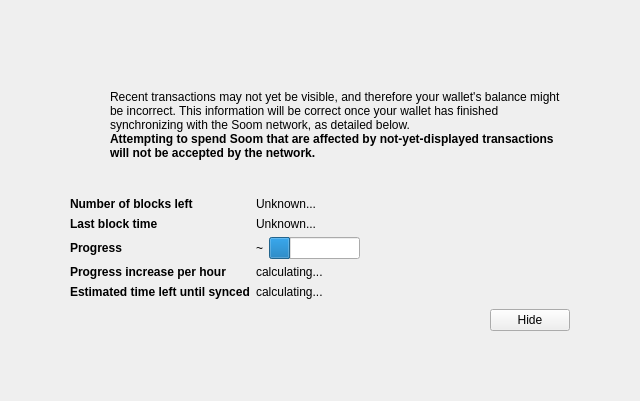
<?xml version="1.0" encoding="UTF-8"?>
<ui version="4.0">
 <class>ModalOverlay</class>
 <widget class="ModalOverlay" name="ModalOverlay">
  <property name="geometry">
   <rect>
    <x>0</x>
    <y>0</y>
    <width>640</width>
    <height>401</height>
   </rect>
  </property>
  <property name="windowTitle">
   <string>Form</string>
  </property>
  <layout class="QVBoxLayout" name="verticalLayout" stretch="0">
   <property name="sizeConstraint">
    <enum>QLayout::SetDefaultConstraint</enum>
   </property>
   <property name="leftMargin">
    <number>0</number>
   </property>
   <property name="topMargin">
    <number>0</number>
   </property>
   <property name="rightMargin">
    <number>0</number>
   </property>
   <property name="bottomMargin">
    <number>0</number>
   </property>
   <item>
    <widget class="QWidget" name="bgWidget" native="true">
     <property name="styleSheet">
      <string notr="true"/>
     </property>
     <layout class="QVBoxLayout" name="verticalLayoutMain" stretch="0">
      <property name="leftMargin">
       <number>60</number>
      </property>
      <property name="topMargin">
       <number>60</number>
      </property>
      <property name="rightMargin">
       <number>60</number>
      </property>
      <property name="bottomMargin">
       <number>60</number>
      </property>
      <item>
       <widget class="QWidget" name="contentWidget" native="true">
        <property name="styleSheet">
         <string notr="true"/>
        </property>
        <layout class="QVBoxLayout" name="verticalLayoutSub" stretch="1,0,0,0,0">
         <property name="spacing">
          <number>0</number>
         </property>
         <property name="leftMargin">
          <number>10</number>
         </property>
         <property name="topMargin">
          <number>10</number>
         </property>
         <property name="rightMargin">
          <number>10</number>
         </property>
         <property name="bottomMargin">
          <number>10</number>
         </property>
         <item>
          <layout class="QHBoxLayout" name="horizontalLayoutIconText" stretch="0,1">
           <property name="topMargin">
            <number>20</number>
           </property>
           <item>
            <layout class="QVBoxLayout" name="verticalLayoutIcon">
             <property name="leftMargin">
              <number>0</number>
             </property>
             <item>
              <widget class="QPushButton" name="warningIcon">
               <property name="enabled">
                <bool>false</bool>
               </property>
               <property name="text">
                <string/>
               </property>
               <property name="icon">
                <iconset>
                 <normaloff>:/icons/warning</normaloff>
                 <disabledoff>:/icons/warning</disabledoff>:/icons/warning</iconset>
               </property>
               <property name="iconSize">
                <size>
                 <width>48</width>
                 <height>48</height>
                </size>
               </property>
               <property name="flat">
                <bool>true</bool>
               </property>
              </widget>
             </item>
             <item>
              <spacer name="verticalSpacerWarningIcon">
               <property name="orientation">
                <enum>Qt::Vertical</enum>
               </property>
               <property name="sizeHint" stdset="0">
                <size>
                 <width>20</width>
                 <height>40</height>
                </size>
               </property>
              </spacer>
             </item>
            </layout>
           </item>
           <item>
            <layout class="QVBoxLayout" name="verticalLayoutInfoText">
             <property name="leftMargin">
              <number>0</number>
             </property>
             <property name="topMargin">
              <number>0</number>
             </property>
             <item>
              <widget class="QLabel" name="infoText">
               <property name="text">
                <string>Recent transactions may not yet be visible, and therefore your wallet's balance might be incorrect. This information will be correct once your wallet has finished synchronizing with the Soom network, as detailed below.</string>
               </property>
               <property name="textFormat">
                <enum>Qt::RichText</enum>
               </property>
               <property name="wordWrap">
                <bool>true</bool>
               </property>
              </widget>
             </item>
             <item>
              <widget class="QLabel" name="infoTextStrong">
               <property name="font">
                <font>
                 <weight>75</weight>
                 <bold>true</bold>
                </font>
               </property>
               <property name="text">
                <string>Attempting to spend Soom that are affected by not-yet-displayed transactions will not be accepted by the network.</string>
               </property>
               <property name="textFormat">
                <enum>Qt::RichText</enum>
               </property>
               <property name="wordWrap">
                <bool>true</bool>
               </property>
              </widget>
             </item>
             <item>
              <spacer name="verticalSpacerInTextSpace">
               <property name="orientation">
                <enum>Qt::Vertical</enum>
               </property>
               <property name="sizeHint" stdset="0">
                <size>
                 <width>20</width>
                 <height>40</height>
                </size>
               </property>
              </spacer>
             </item>
            </layout>
           </item>
          </layout>
         </item>
         <item>
          <spacer name="verticalSpacerAfterText">
           <property name="orientation">
            <enum>Qt::Vertical</enum>
           </property>
           <property name="sizeHint" stdset="0">
            <size>
             <width>20</width>
             <height>40</height>
            </size>
           </property>
          </spacer>
         </item>
         <item>
          <layout class="QFormLayout" name="formLayout">
           <property name="fieldGrowthPolicy">
            <enum>QFormLayout::FieldsStayAtSizeHint</enum>
           </property>
           <property name="horizontalSpacing">
            <number>6</number>
           </property>
           <property name="verticalSpacing">
            <number>6</number>
           </property>
           <property name="topMargin">
            <number>10</number>
           </property>
           <item row="0" column="0">
            <widget class="QLabel" name="labelNumberOfBlocksLeft">
             <property name="font">
              <font>
               <weight>75</weight>
               <bold>true</bold>
              </font>
             </property>
             <property name="text">
              <string>Number of blocks left</string>
             </property>
            </widget>
           </item>
           <item row="0" column="1">
            <widget class="QLabel" name="numberOfBlocksLeft">
             <property name="text">
              <string>Unknown...</string>
             </property>
            </widget>
           </item>
           <item row="1" column="0">
            <widget class="QLabel" name="labelLastBlockTime">
             <property name="font">
              <font>
               <weight>75</weight>
               <bold>true</bold>
              </font>
             </property>
             <property name="text">
              <string>Last block time</string>
             </property>
            </widget>
           </item>
           <item row="1" column="1">
            <widget class="QLabel" name="newestBlockDate">
             <property name="sizePolicy">
              <sizepolicy hsizetype="Maximum" vsizetype="Preferred">
               <horstretch>0</horstretch>
               <verstretch>0</verstretch>
              </sizepolicy>
             </property>
             <property name="text">
              <string>Unknown...</string>
             </property>
            </widget>
           </item>
           <item row="2" column="0">
            <widget class="QLabel" name="labelSyncDone">
             <property name="font">
              <font>
               <weight>75</weight>
               <bold>true</bold>
              </font>
             </property>
             <property name="text">
              <string>Progress</string>
             </property>
            </widget>
           </item>
           <item row="2" column="1">
            <layout class="QHBoxLayout" name="horizontalLayoutSync" stretch="0,1">
             <item>
              <widget class="QLabel" name="percentageProgress">
               <property name="text">
                <string>~</string>
               </property>
              </widget>
             </item>
             <item>
              <widget class="QProgressBar" name="progressBar">
               <property name="value">
                <number>24</number>
               </property>
               <property name="format">
                <string/>
               </property>
              </widget>
             </item>
            </layout>
           </item>
           <item row="4" column="0">
            <widget class="QLabel" name="labelProgressIncrease">
             <property name="font">
              <font>
               <weight>75</weight>
               <bold>true</bold>
              </font>
             </property>
             <property name="text">
              <string>Progress increase per hour</string>
             </property>
            </widget>
           </item>
           <item row="4" column="1">
            <widget class="QLabel" name="progressIncreasePerH">
             <property name="text">
              <string>calculating...</string>
             </property>
            </widget>
           </item>
           <item row="5" column="0">
            <widget class="QLabel" name="labelEstimatedTimeLeft">
             <property name="font">
              <font>
               <weight>75</weight>
               <bold>true</bold>
              </font>
             </property>
             <property name="text">
              <string>Estimated time left until synced</string>
             </property>
            </widget>
           </item>
           <item row="5" column="1">
            <widget class="QLabel" name="expectedTimeLeft">
             <property name="text">
              <string>calculating...</string>
             </property>
            </widget>
           </item>
          </layout>
         </item>
         <item>
          <layout class="QHBoxLayout" name="horizontalLayoutButtons">
           <property name="leftMargin">
            <number>10</number>
           </property>
           <property name="topMargin">
            <number>10</number>
           </property>
           <item>
            <spacer name="horizontalSpacer">
             <property name="orientation">
              <enum>Qt::Horizontal</enum>
             </property>
             <property name="sizeHint" stdset="0">
              <size>
               <width>40</width>
               <height>20</height>
              </size>
             </property>
            </spacer>
           </item>
           <item>
            <widget class="QPushButton" name="closeButton">
             <property name="text">
              <string>Hide</string>
             </property>
            </widget>
           </item>
          </layout>
         </item>
         <item>
          <layout class="QVBoxLayout" name="verticalLayout_2">
           <item>
            <spacer name="verticalSpacer">
             <property name="orientation">
              <enum>Qt::Vertical</enum>
             </property>
             <property name="sizeHint" stdset="0">
              <size>
               <width>20</width>
               <height>40</height>
              </size>
             </property>
            </spacer>
           </item>
          </layout>
         </item>
        </layout>
       </widget>
      </item>
     </layout>
    </widget>
   </item>
  </layout>
 </widget>
 <customwidgets>
  <customwidget>
   <class>ModalOverlay</class>
   <extends>QWidget</extends>
   <header>modaloverlay.h</header>
   <container>1</container>
  </customwidget>
 </customwidgets>
 <resources/>
 <connections/>
</ui>
